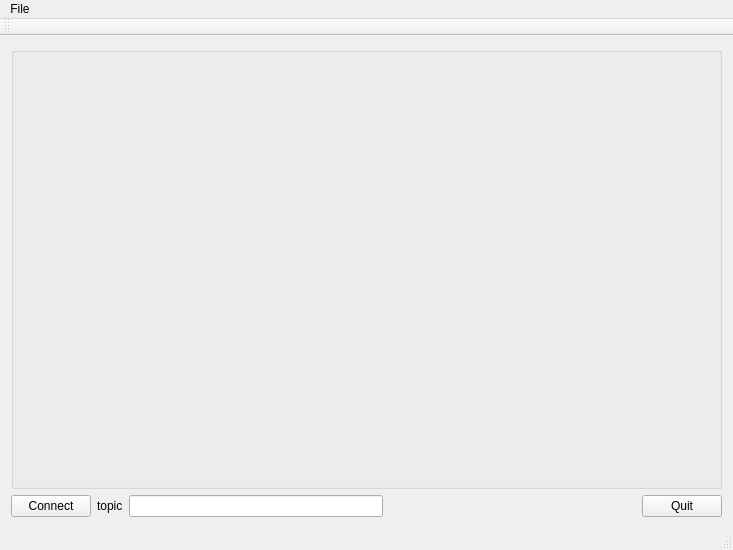
<?xml version="1.0" encoding="UTF-8"?>
<ui version="4.0">
 <class>MainWindow</class>
 <widget class="QMainWindow" name="MainWindow">
  <property name="geometry">
   <rect>
    <x>0</x>
    <y>0</y>
    <width>733</width>
    <height>550</height>
   </rect>
  </property>
  <property name="minimumSize">
   <size>
    <width>0</width>
    <height>550</height>
   </size>
  </property>
  <property name="maximumSize">
   <size>
    <width>1999999</width>
    <height>1999999</height>
   </size>
  </property>
  <property name="windowTitle">
   <string>MainWindow</string>
  </property>
  <widget class="QWidget" name="centralWidget">
   <layout class="QVBoxLayout" name="verticalLayout_4">
    <item>
     <widget class="QGroupBox" name="groupBox">
      <property name="title">
       <string/>
      </property>
      <layout class="QGridLayout" name="gridLayout">
       <item row="0" column="0">
        <layout class="QGridLayout" name="gridLayout_2"/>
       </item>
      </layout>
     </widget>
    </item>
    <item>
     <layout class="QHBoxLayout" name="horizontalLayout_3">
      <item>
       <widget class="QPushButton" name="buttonSubscribe">
        <property name="text">
         <string>Connect</string>
        </property>
       </widget>
      </item>
      <item>
       <widget class="QLabel" name="label">
        <property name="text">
         <string>topic</string>
        </property>
       </widget>
      </item>
      <item>
       <widget class="mainwindow" name="lineEditTopic"/>
      </item>
      <item>
       <spacer name="horizontalSpacer">
        <property name="orientation">
         <enum>Qt::Horizontal</enum>
        </property>
        <property name="sizeHint" stdset="0">
         <size>
          <width>40</width>
          <height>20</height>
         </size>
        </property>
       </spacer>
      </item>
      <item>
       <widget class="QPushButton" name="buttonQuit">
        <property name="text">
         <string>Quit</string>
        </property>
       </widget>
      </item>
     </layout>
    </item>
   </layout>
  </widget>
  <widget class="QMenuBar" name="menuBar">
   <property name="geometry">
    <rect>
     <x>0</x>
     <y>0</y>
     <width>733</width>
     <height>22</height>
    </rect>
   </property>
   <widget class="QMenu" name="menuFile">
    <property name="title">
     <string>File</string>
    </property>
    <addaction name="actionQuit"/>
   </widget>
   <addaction name="menuFile"/>
  </widget>
  <widget class="QToolBar" name="mainToolBar">
   <attribute name="toolBarArea">
    <enum>TopToolBarArea</enum>
   </attribute>
   <attribute name="toolBarBreak">
    <bool>false</bool>
   </attribute>
  </widget>
  <widget class="QStatusBar" name="statusBar"/>
  <action name="actionQuit">
   <property name="text">
    <string>Quit</string>
   </property>
  </action>
 </widget>
 <layoutdefault spacing="6" margin="11"/>
 <customwidgets>
  <customwidget>
   <class>mainwindow</class>
   <extends>QLineEdit</extends>
   <header location="global">mainwindow.h</header>
  </customwidget>
 </customwidgets>
 <resources/>
 <connections/>
</ui>
